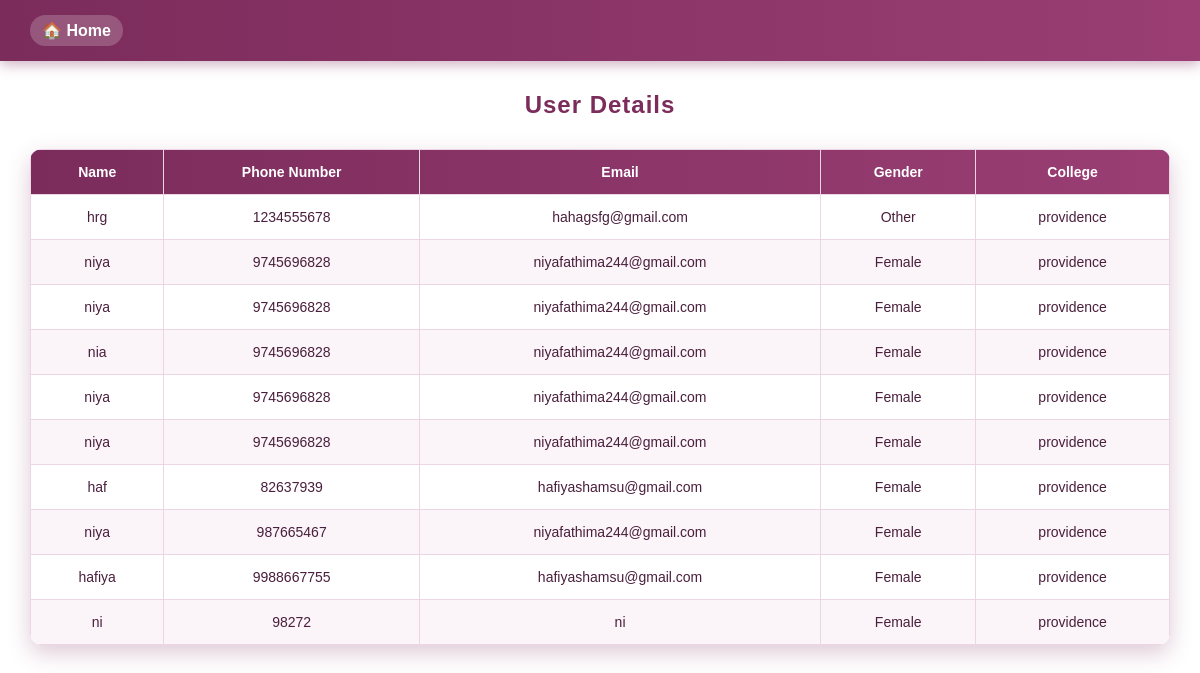
Page /viewuser on the committed database.
### Womencare/models.py (models this page shows)
class UserTable(models.Model):
    Name=models.CharField(max_length=100,null=True,blank=True)
    Phone_number=models.BigIntegerField()
    Email=models.CharField(max_length=100,null=True,blank=True)
    Gender=models.CharField(max_length=15,null=True,blank=True)
    Age=models.IntegerField()
    College_id=models.ForeignKey(CollegeTable,on_delete=models.CASCADE,null=True,blank=True)
    login_id=models.ForeignKey(LoginTable, on_delete=models.CASCADE, null=True,blank=True)

class CollegeTable(models.Model):
    login_id=models.ForeignKey(LoginTable,on_delete=models.CASCADE,null=True,blank=True)
    College_name=models.CharField(max_length=100,null=True,blank=True)
    Phone_Number=models.BigIntegerField(null=True,blank=True)
    Email=models.CharField(max_length=100,null=True,blank=True)
    Address=models.CharField(max_length=1500,null=True,blank=True)

### Womencare/views.py (the view)
# urls.py: path('viewuser', userPage.as_view(), name='viewuser'),
class userPage(View):
    def get(self, request):
        obj=UserTable.objects.all()
        return render(request, 'administration/viewuser.html',{'val':obj})

### templates/administration/viewuser.html (shortened to what this page needs)
<!DOCTYPE html>
<html>
<head>
</head>
<body>
    <div class="navbar">
        <a href="/Admin_home">🏠 Home</a>
    </div>
    <h2>User Details</h2>
    <table>
        <thead>
            <tr>
                <th>Name</th>
                <th>Phone Number</th>
                <th>Email</th>
                <th>Gender</th>
                <th>College</th>
            </tr>
        </thead>
        <tbody>
            {% for i in val %}
            <tr>
                <td>{{ i.Name }}</td>
                <td>{{ i.Phone_number }}</td>
                <td>{{ i.Email }}</td>
                <td>{{ i.Gender }}</td>
                <td>{{ i.College_id.College_name }}</td>
            </tr>
            {% endfor %}
        </tbody>
    </table>
</body>
</html>

### templates/administration/viewuser.html (style rules this page uses)
body { font-family: Arial, Helvetica, sans-serif; background: linear-gradient(to bottom, #f6e9f0, #f2dde8); padding: 0; margin: 0; color: #4a1f3d; background-image: url(https://static.vecteezy.com/system/resources/previews/011/913/922/large_2x/abstract-pink-watercolor-background-pastel-soft-water-color-pattern-vector.jpg); background-repeat: no-repeat; background-size: cover; height: 84vh; }
.navbar { background: linear-gradient(to right, #7b2c5b, #9a3e74); padding: 15px 30px; box-shadow: 0 4px 12px rgba(123, 44, 91, 0.35); }
.navbar a { color: #ffffff; text-decoration: none; font-weight: bold; font-size: 16px; display: inline-flex; align-items: center; gap: 6px; padding: 6px 12px; border-radius: 20px; background: rgba(255,255,255,0.2); transition: 0.3s ease; }
h2 { text-align: center; margin: 30px 0; color: #7b2c5b; letter-spacing: 1px; }
table { width: 95%; margin: auto; border-collapse: collapse; background-color: #ffffff; border-radius: 12px; overflow: hidden; box-shadow: 0 8px 22px rgba(123, 44, 91, 0.25); }
thead { background: linear-gradient(to right, #7b2c5b, #9a3e74); color: #ffffff; }
th, td { padding: 14px; text-align: center; border: 1px solid #ecd6e3; font-size: 14px; }
tr:nth-child(even) { background-color: #fbf4f8; }

### rows in the picture
UserTable: Name "hrg", Phone_number "1234555678", Email "hahagsfg@gmail.com", Gender "Other", College_id.College_name "providence"
UserTable: Name "niya", Phone_number "9745696828", Email "niyafathima244@gmail.com", Gender "Female", College_id.College_name "providence"
UserTable: Name "niya", Phone_number "9745696828", Email "niyafathima244@gmail.com", Gender "Female", College_id.College_name "providence"
UserTable: Name "nia", Phone_number "9745696828", Email "niyafathima244@gmail.com", Gender "Female", College_id.College_name "providence"
UserTable: Name "niya", Phone_number "9745696828", Email "niyafathima244@gmail.com", Gender "Female", College_id.College_name "providence"
UserTable: Name "niya", Phone_number "9745696828", Email "niyafathima244@gmail.com", Gender "Female", College_id.College_name "providence"
UserTable: Name "haf", Phone_number "82637939", Email "hafiyashamsu@gmail.com", Gender "Female", College_id.College_name "providence"
UserTable: Name "niya", Phone_number "987665467", Email "niyafathima244@gmail.com", Gender "Female", College_id.College_name "providence"
UserTable: Name "hafiya", Phone_number "9988667755", Email "hafiyashamsu@gmail.com", Gender "Female", College_id.College_name "providence"
UserTable: Name "ni", Phone_number "98272", Email "ni", Gender "Female", College_id.College_name "providence"
